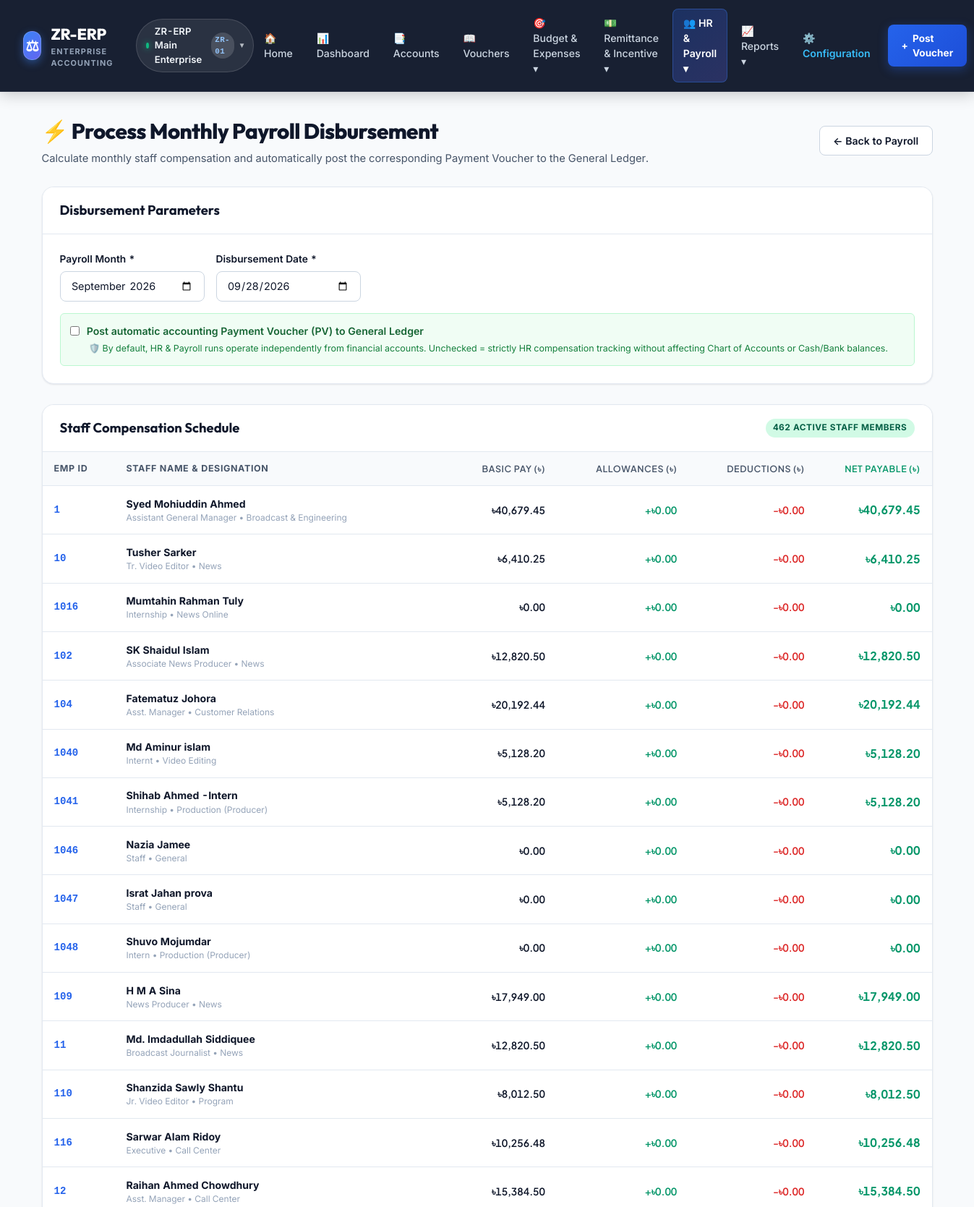
The page /payroll/run (upper part) on the database its author committed.
### app.py (models this page shows, shortened)
class Employee(db.Model):
    __tablename__ = 'employee'
    id = db.Column(db.Integer, primary_key=True)
    employee_id = db.Column(db.String(20), unique=True, nullable=False, index=True) # e.g. EMP-001
    name = db.Column(db.String(100), nullable=False)
    designation = db.Column(db.String(100), nullable=False)
    department = db.Column(db.String(100), nullable=False)
    basic_salary = db.Column(db.Float, default=0.00)
    allowances = db.Column(db.Float, default=0.00)
    deductions = db.Column(db.Float, default=0.00)
    bank_account_no = db.Column(db.String(50), nullable=True)
    status = db.Column(db.String(20), default='Active') # Active, Inactive
    joining_date = db.Column(db.Date, nullable=True)
    release_date = db.Column(db.Date, nullable=True)
    nid_passport = db.Column(db.String(50), nullable=True)
    email = db.Column(db.String(100), nullable=True)
    phone = db.Column(db.String(30), nullable=True)
    present_address = db.Column(db.String(255), nullable=True)
    gender = db.Column(db.String(10), default='Male')
    house_rent = db.Column(db.Float, default=0.00)
    medical_allowance = db.Column(db.Float, default=0.00)
    conveyance = db.Column(db.Float, default=0.00)
    provident_fund = db.Column(db.Float, default=0.00)
    bank_name = db.Column(db.String(100), default='The Premier Bank PLC')
    bank_branch = db.Column(db.String(100), default='Banani Branch')
    routing_no = db.Column(db.String(20), default='085261198')
    payment_method = db.Column(db.String(20), default='EFT') # 'EFT', 'BEFTN', 'Cash'
    pf_status = db.Column(db.String(10), default='P')
    tds_amount = db.Column(db.Float, default=0.00)
    employment_type = db.Column(db.String(20), default='Full-Time') # 'Full-Time', 'Part-Time'
    duty_category = db.Column(db.String(50), nullable=True) # 'News Presenter', 'Customer Care Agent'
    created_at = db.Column(db.DateTime, default=datetime.utcnow)

### app.py (the view, shortened to what this page needs)
@app.route('/payroll/run', methods=['GET', 'POST'])
def run_payroll():
    employees = Employee.query.filter_by(status='Active').order_by(Employee.employee_id).all()
    liquid_accounts = Account.query.filter_by(is_cash_or_bank=True).all()
    expense_accounts = Account.query.filter_by(type='Expense').order_by(Account.code).all()
    total_basic = sum(e.basic_salary for e in employees)
    total_allowances = sum(e.allowances for e in employees)
    total_deductions = sum(e.deductions for e in employees)
    total_net = (total_basic + total_allowances) - total_deductions
    current_month = date.today().strftime('%Y-%m')
    today_str = date.today().strftime('%Y-%m-%d')
    return render_template(
        'payroll/run_payroll.html',
        employees=employees,
        liquid_accounts=liquid_accounts,
        expense_accounts=expense_accounts,
        total_basic=total_basic,
        total_allowances=total_allowances,
        total_deductions=total_deductions,
        total_net=total_net,
        current_month=current_month,
        today=today_str
    )

### app.py (called while the page is built, shortened)
@app.context_processor
def inject_globals():
    user = None
    active_cid = session.get('active_company_id', 1)
    active_company = CompanyManager.get_by_id(active_cid)
    if not active_company:
        active_company = CompanyManager.get_by_id(1)
        session['active_company_id'] = 1
    all_companies = CompanyManager.get_all()
    return {
        'now': datetime.utcnow(),
        'current_user': user,
        'currency': '৳',
        'num_to_words': num_to_words,
        'active_company': active_company,
        'all_companies': all_companies
    }

    def __getitem__(self, key):
        from flask import has_request_context, session
        if has_request_context():
            cid = session.get('active_company_id', 1)
            return CompanyManager.get_engine(cid, metadata=db.metadata)
        return self.default_engine

    def __contains__(self, key):
        return key is None

### company_manager.py (called while the page is built, shortened)
    @property
    def db_path(self):
        if os.path.isabs(self.db_file):
            return self.db_file
        return os.path.join(BASE_DIR, self.db_file)

    @classmethod
    def ensure_storage(cls):
        os.makedirs(COMPANIES_DIR, exist_ok=True)

    @classmethod
    def load_profiles(cls):
        cls.ensure_storage()
        try:
            with open(PROFILES_FILE, 'r', encoding='utf-8') as f:
                data = json.load(f)
                return [CompanyProfile(**item) for item in data]
        except Exception as e:
            print(f"Error loading company profiles: {e}")
            return [CompanyProfile(1, 'ZR-ERP Main Enterprise', 'ZR-01', 'accounting.db')]

    @classmethod
    def get_all(cls):
        return cls.load_profiles()

    @classmethod
    def get_by_id(cls, cid):
        profiles = cls.load_profiles()
        for p in profiles:
            if p.id == int(cid):
                return p
        return profiles[0] if profiles else None

    @classmethod
    def get_engine(cls, cid, metadata=None):
        return cls.get_engine_for_company(cid, metadata=metadata)

    @classmethod
    def get_engine_for_company(cls, cid, metadata=None):
        company = cls.get_by_id(cid)
        if not company:
            company = cls.get_by_id(1)
        db_path = company.db_path
        engine = cls._engines[cid]
        if metadata is not None:
            with engine.begin() as conn:
                metadata.create_all(conn)
        cls._ensure_schema_columns(engine)
        return engine

### templates/payroll/run_payroll.html (shortened to what this page needs)
{% extends "base.html" %}
{% block content %}
<div class="page-header">
    <div>
        <h1 class="page-title">⚡ Process Monthly Payroll Disbursement</h1>
        <p class="page-description">Calculate monthly staff compensation and automatically post the corresponding Payment Voucher to the General Ledger.</p>
    </div>
    <div class="header-actions">
        <a href="{{ url_for('payroll_dashboard') }}" class="btn btn-outline">← Back to Payroll</a>
    </div>
</div>
<form method="POST" action="{{ url_for('run_payroll') }}">
    <div class="card">
        <div class="card-header">
            <h2 class="card-title">Disbursement Parameters</h2>
        </div>
        <div class="card-body">
            <div class="form-row">
                <div class="form-col" style="max-width: 200px;">
                    <label class="form-label" for="payroll_month">Payroll Month *</label>
                    <input type="month" id="payroll_month" name="payroll_month" class="form-control" value="{{ current_month }}" required>
                </div>
                <div class="form-col" style="max-width: 200px;">
                    <label class="form-label" for="processed_date">Disbursement Date *</label>
                    <input type="date" id="processed_date" name="processed_date" class="form-control" value="{{ today }}" required>
                </div>
            </div>
            <div style="margin-top: 1rem; padding: 0.85rem; background: #f0fdf4; border: 1px solid #bbf7d0; border-radius: 6px;">
                <label style="display: flex; align-items: center; gap: 0.6rem; cursor: pointer; margin: 0; font-size: 0.88rem; font-weight: 600; color: #166534;">
                    <input type="checkbox" name="post_to_gl" value="yes" id="postToGlCheckbox" onchange="toggleGlAccounts(this)">
                    <span>Post automatic accounting Payment Voucher (PV) to General Ledger</span>
                </label>
                <div style="font-size: 0.78rem; color: #15803d; margin-top: 0.25rem; margin-left: 1.6rem;">
                    🛡️ By default, HR & Payroll runs operate independently from financial accounts. Unchecked = strictly HR compensation tracking without affecting Chart of Accounts or Cash/Bank balances.
                </div>
            </div>
        </div>
    </div>
    <div class="card">
        <div class="card-header">
            <h2 class="card-title">Staff Compensation Schedule</h2>
            <span class="badge" style="background-color: #d1fae5; color: #065f46;">{{ employees|length }} Active Staff Members</span>
        </div>
        <div class="table-responsive">
            <table class="table">
                <thead>
                    <tr>
                        <th style="width: 100px;">Emp ID</th>
                        <th>Staff Name & Designation</th>
                        <th class="num-col">Basic Pay (৳)</th>
                        <th class="num-col">Allowances (৳)</th>
                        <th class="num-col">Deductions (৳)</th>
                        <th class="num-col" style="width: 160px; color: #059669;">Net Payable (৳)</th>
                    </tr>
                </thead>
                <tbody>
                    {% for emp in employees %}
                    <tr>
                        <td style="font-family: 'JetBrains Mono', monospace; font-weight: 600; color: var(--accent);">
                            {{ emp.employee_id }}
                        </td>
                        <td>
                            <strong>{{ emp.name }}</strong>
                            <div style="font-size: 0.75rem; color: var(--text-muted);">{{ emp.designation }} &bull; {{ emp.department }}</div>
                        </td>
                        <td class="num-col">৳{{ "{:,.2f}".format(emp.basic_salary) }}</td>
                        <td class="num-col" style="color: #059669;">+৳{{ "{:,.2f}".format(emp.allowances) }}</td>
                        <td class="num-col" style="color: #dc2626;">-৳{{ "{:,.2f}".format(emp.deductions) }}</td>
                        <td class="num-col" style="font-weight: 700; color: #059669; font-size: 1rem;">
                            ৳{{ "{:,.2f}".format(emp.basic_salary + emp.allowances - emp.deductions) }}
                        </td>
                    </tr>
                    {% endfor %}
                </tbody>
            </table>
        </div>
    </div>
</form>
{% endblock %}

### rows shown on the page
Employee: employee_id "1", name "Syed Mohiuddin Ahmed", designation "Assistant General Manager", department "Broadcast & Engineering", basic_salary "40,679.45", allowances "0.00", deductions "0.00", emp.basic_salary+emp.allowances-emp.deductions "40,679.45"
Employee: employee_id "10", name "Tusher Sarker", designation "Tr. Video Editor", department "News", basic_salary "6,410.25", allowances "0.00", deductions "0.00", emp.basic_salary+emp.allowances-emp.deductions "6,410.25"
Employee: employee_id "1016", name "Mumtahin Rahman Tuly", designation "Internship", department "News Online", basic_salary "0.00", allowances "0.00", deductions "0.00", emp.basic_salary+emp.allowances-emp.deductions "0.00"
Employee: employee_id "102", name "SK Shaidul Islam", designation "Associate News Producer", department "News", basic_salary "12,820.50", allowances "0.00", deductions "0.00", emp.basic_salary+emp.allowances-emp.deductions "12,820.50"
Employee: employee_id "104", name "Fatematuz Johora", designation "Asst. Manager", department "Customer Relations", basic_salary "20,192.44", allowances "0.00", deductions "0.00", emp.basic_salary+emp.allowances-emp.deductions "20,192.44"
Employee: employee_id "1040", name "Md Aminur islam", designation "Internt", department "Video Editing", basic_salary "5,128.20", allowances "0.00", deductions "0.00", emp.basic_salary+emp.allowances-emp.deductions "5,128.20"
Employee: employee_id "1041", name "Shihab Ahmed -Intern", designation "Internship", department "Production (Producer)", basic_salary "5,128.20", allowances "0.00", deductions "0.00", emp.basic_salary+emp.allowances-emp.deductions "5,128.20"
Employee: employee_id "1046", name "Nazia Jamee", designation "Staff", department "General", basic_salary "0.00", allowances "0.00", deductions "0.00", emp.basic_salary+emp.allowances-emp.deductions "0.00"
Employee: employee_id "1047", name "Israt Jahan prova", designation "Staff", department "General", basic_salary "0.00", allowances "0.00", deductions "0.00", emp.basic_salary+emp.allowances-emp.deductions "0.00"
Employee: employee_id "1048", name "Shuvo Mojumdar", designation "Intern", department "Production (Producer)", basic_salary "0.00", allowances "0.00", deductions "0.00", emp.basic_salary+emp.allowances-emp.deductions "0.00"
Employee: employee_id "109", name "H M A Sina", designation "News Producer", department "News", basic_salary "17,949.00", allowances "0.00", deductions "0.00", emp.basic_salary+emp.allowances-emp.deductions "17,949.00"
Employee: employee_id "11", name "Md. Imdadullah Siddiquee", designation "Broadcast Journalist", department "News", basic_salary "12,820.50", allowances "0.00", deductions "0.00", emp.basic_salary+emp.allowances-emp.deductions "12,820.50"
Employee: employee_id "110", name "Shanzida Sawly Shantu", designation "Jr. Video Editor", department "Program", basic_salary "8,012.50", allowances "0.00", deductions "0.00", emp.basic_salary+emp.allowances-emp.deductions "8,012.50"
Employee: employee_id "116", name "Sarwar Alam Ridoy", designation "Executive", department "Call Center", basic_salary "10,256.48", allowances "0.00", deductions "0.00", emp.basic_salary+emp.allowances-emp.deductions "10,256.48"
Employee: employee_id "12", name "Raihan Ahmed Chowdhury", designation "Asst. Manager", department "Call Center", basic_salary "15,384.50", allowances "0.00", deductions "0.00", emp.basic_salary+emp.allowances-emp.deductions "15,384.50"

### other values the page prints
{{ active_company.name }} "ZR-ERP Main Enterprise"
{{ active_company.code }} "ZR-01"
{{ employees|length }} "462"
